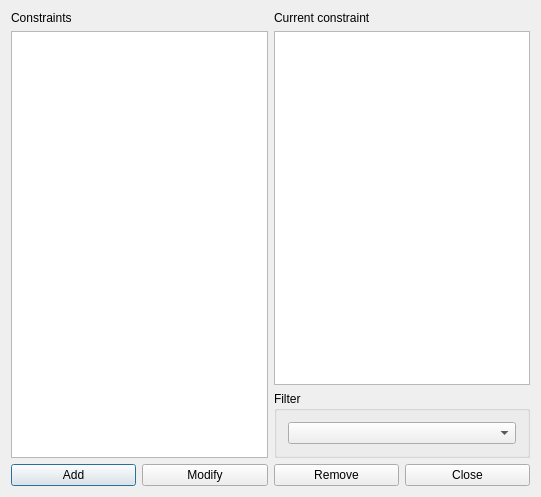
<?xml version="1.0" encoding="UTF-8"?>
<ui version="4.0">
 <class>ConstraintStudentsSetNotAvailableTimesForm_template</class>
 <widget class="QDialog" name="ConstraintStudentsSetNotAvailableTimesForm_template">
  <property name="geometry">
   <rect>
    <x>0</x>
    <y>0</y>
    <width>541</width>
    <height>497</height>
   </rect>
  </property>
  <property name="windowTitle">
   <string extracomment="This is the title of the dialog in which you see the list of all constraints of this type">Constraints students set not available times</string>
  </property>
  <layout class="QGridLayout" name="gridLayout_2">
   <item row="0" column="0" rowspan="2">
    <layout class="QVBoxLayout" name="verticalLayout_2">
     <item>
      <widget class="QLabel" name="constraintsTextLabel">
       <property name="frameShape">
        <enum>QFrame::NoFrame</enum>
       </property>
       <property name="frameShadow">
        <enum>QFrame::Plain</enum>
       </property>
       <property name="text">
        <string>Constraints</string>
       </property>
       <property name="wordWrap">
        <bool>false</bool>
       </property>
      </widget>
     </item>
     <item>
      <widget class="QListWidget" name="constraintsListWidget"/>
     </item>
    </layout>
   </item>
   <item row="0" column="1">
    <layout class="QVBoxLayout" name="verticalLayout">
     <item>
      <widget class="QLabel" name="currentConstraintTextLabel">
       <property name="text">
        <string>Current constraint</string>
       </property>
       <property name="wordWrap">
        <bool>false</bool>
       </property>
      </widget>
     </item>
     <item>
      <widget class="QPlainTextEdit" name="currentConstraintTextEdit"/>
     </item>
    </layout>
   </item>
   <item row="1" column="1">
    <widget class="QGroupBox" name="filterGroupBox">
     <property name="title">
      <string>Filter</string>
     </property>
     <layout class="QGridLayout" name="gridLayout">
      <item row="0" column="0">
       <widget class="QComboBox" name="studentsComboBox"/>
      </item>
     </layout>
    </widget>
   </item>
   <item row="2" column="0" colspan="2">
    <layout class="QHBoxLayout" name="horizontalLayout">
     <item>
      <widget class="QPushButton" name="addConstraintPushButton">
       <property name="text">
        <string>Add</string>
       </property>
      </widget>
     </item>
     <item>
      <widget class="QPushButton" name="modifyConstraintPushButton">
       <property name="text">
        <string>Modify</string>
       </property>
      </widget>
     </item>
     <item>
      <widget class="QPushButton" name="removeConstraintPushButton">
       <property name="text">
        <string>Remove</string>
       </property>
      </widget>
     </item>
     <item>
      <widget class="QPushButton" name="closePushButton">
       <property name="text">
        <string>Close</string>
       </property>
      </widget>
     </item>
    </layout>
   </item>
  </layout>
 </widget>
 <layoutdefault spacing="6" margin="11"/>
 <resources/>
 <connections/>
</ui>
